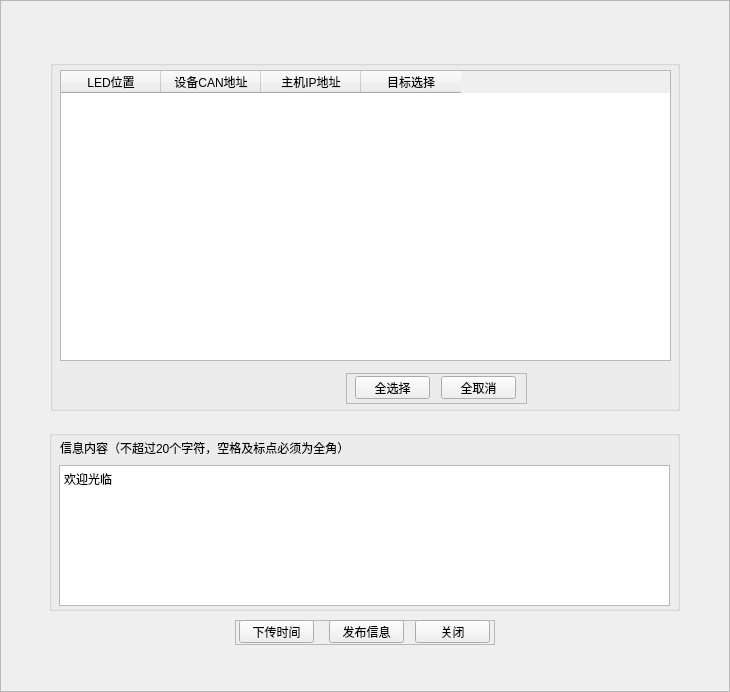
<?xml version="1.0" encoding="UTF-8"?>
<ui version="4.0">
 <class>CPublishLEDInfo</class>
 <widget class="QFrame" name="CPublishLEDInfo">
  <property name="geometry">
   <rect>
    <x>0</x>
    <y>0</y>
    <width>730</width>
    <height>692</height>
   </rect>
  </property>
  <property name="windowTitle">
   <string>发布LED信息</string>
  </property>
  <property name="styleSheet">
   <string notr="true">background-image:url(D:/WinParkUI/debug/Image/NewIcon/CommonMiddleBG-normal.jpg);</string>
  </property>
  <property name="frameShape">
   <enum>QFrame::StyledPanel</enum>
  </property>
  <property name="frameShadow">
   <enum>QFrame::Raised</enum>
  </property>
  <widget class="QWidget" name="widget" native="true">
   <property name="geometry">
    <rect>
     <x>50</x>
     <y>60</y>
     <width>631</width>
     <height>361</height>
    </rect>
   </property>
   <property name="styleSheet">
    <string notr="true">background-image:url(none);</string>
   </property>
   <widget class="QGroupBox" name="groupBox">
    <property name="geometry">
     <rect>
      <x>0</x>
      <y>0</y>
      <width>630</width>
      <height>351</height>
     </rect>
    </property>
    <property name="title">
     <string/>
    </property>
    <widget class="QTableWidget" name="tableWidget">
     <property name="geometry">
      <rect>
       <x>10</x>
       <y>10</y>
       <width>611</width>
       <height>291</height>
      </rect>
     </property>
     <column>
      <property name="text">
       <string>LED位置</string>
      </property>
     </column>
     <column>
      <property name="text">
       <string>设备CAN地址</string>
      </property>
     </column>
     <column>
      <property name="text">
       <string>主机IP地址</string>
      </property>
     </column>
     <column>
      <property name="text">
       <string>目标选择</string>
      </property>
     </column>
    </widget>
    <widget class="QFrame" name="frame_2">
     <property name="geometry">
      <rect>
       <x>296</x>
       <y>313</y>
       <width>181</width>
       <height>31</height>
      </rect>
     </property>
     <property name="frameShape">
      <enum>QFrame::StyledPanel</enum>
     </property>
     <property name="frameShadow">
      <enum>QFrame::Raised</enum>
     </property>
     <widget class="QPushButton" name="btnUnselectAll">
      <property name="geometry">
       <rect>
        <x>95</x>
        <y>3</y>
        <width>75</width>
        <height>23</height>
       </rect>
      </property>
      <property name="styleSheet">
       <string notr="true">background-image:url(none);</string>
      </property>
      <property name="text">
       <string>全取消</string>
      </property>
     </widget>
     <widget class="QPushButton" name="btnSelectAll">
      <property name="geometry">
       <rect>
        <x>9</x>
        <y>3</y>
        <width>75</width>
        <height>23</height>
       </rect>
      </property>
      <property name="styleSheet">
       <string notr="true">background-image:url(none);</string>
      </property>
      <property name="text">
       <string>全选择</string>
      </property>
     </widget>
    </widget>
   </widget>
  </widget>
  <widget class="QFrame" name="frame">
   <property name="geometry">
    <rect>
     <x>235</x>
     <y>620</y>
     <width>260</width>
     <height>25</height>
    </rect>
   </property>
   <property name="styleSheet">
    <string notr="true">background-image:url(none);</string>
   </property>
   <property name="frameShape">
    <enum>QFrame::StyledPanel</enum>
   </property>
   <property name="frameShadow">
    <enum>QFrame::Raised</enum>
   </property>
   <widget class="QPushButton" name="btnDownload">
    <property name="geometry">
     <rect>
      <x>94</x>
      <y>0</y>
      <width>75</width>
      <height>23</height>
     </rect>
    </property>
    <property name="styleSheet">
     <string notr="true">background-image:url(none);</string>
    </property>
    <property name="text">
     <string>发布信息</string>
    </property>
   </widget>
   <widget class="QPushButton" name="btnClose">
    <property name="geometry">
     <rect>
      <x>180</x>
      <y>0</y>
      <width>75</width>
      <height>23</height>
     </rect>
    </property>
    <property name="text">
     <string>关闭</string>
    </property>
   </widget>
   <widget class="QPushButton" name="btnDownloadTime">
    <property name="geometry">
     <rect>
      <x>4</x>
      <y>0</y>
      <width>75</width>
      <height>23</height>
     </rect>
    </property>
    <property name="styleSheet">
     <string notr="true">background-image:url( );</string>
    </property>
    <property name="text">
     <string>下传时间</string>
    </property>
   </widget>
  </widget>
  <widget class="QLabel" name="lblTitle">
   <property name="geometry">
    <rect>
     <x>30</x>
     <y>5</y>
     <width>141</width>
     <height>21</height>
    </rect>
   </property>
   <property name="font">
    <font>
     <weight>75</weight>
     <bold>true</bold>
    </font>
   </property>
   <property name="styleSheet">
    <string notr="true">background-image:url(none);
color: rgb(170, 0, 0);</string>
   </property>
   <property name="text">
    <string/>
   </property>
  </widget>
  <widget class="QGroupBox" name="groupBox_2">
   <property name="geometry">
    <rect>
     <x>49</x>
     <y>430</y>
     <width>631</width>
     <height>181</height>
    </rect>
   </property>
   <property name="styleSheet">
    <string notr="true">background-image:url(none);</string>
   </property>
   <property name="title">
    <string/>
   </property>
   <widget class="QLabel" name="label_6">
    <property name="geometry">
     <rect>
      <x>11</x>
      <y>10</y>
      <width>291</width>
      <height>16</height>
     </rect>
    </property>
    <property name="styleSheet">
     <string notr="true">background-image:url( );</string>
    </property>
    <property name="text">
     <string>信息内容（不超过20个字符，空格及标点必须为全角）</string>
    </property>
   </widget>
   <widget class="QPlainTextEdit" name="edtLedInfo">
    <property name="geometry">
     <rect>
      <x>10</x>
      <y>35</y>
      <width>611</width>
      <height>141</height>
     </rect>
    </property>
    <property name="styleSheet">
     <string notr="true">background-image:url(none);</string>
    </property>
    <property name="plainText">
     <string>欢迎光临</string>
    </property>
   </widget>
  </widget>
  <widget class="QLabel" name="lblClose">
   <property name="geometry">
    <rect>
     <x>690</x>
     <y>7</y>
     <width>30</width>
     <height>15</height>
    </rect>
   </property>
   <property name="text">
    <string/>
   </property>
  </widget>
 </widget>
 <resources/>
 <connections/>
</ui>
